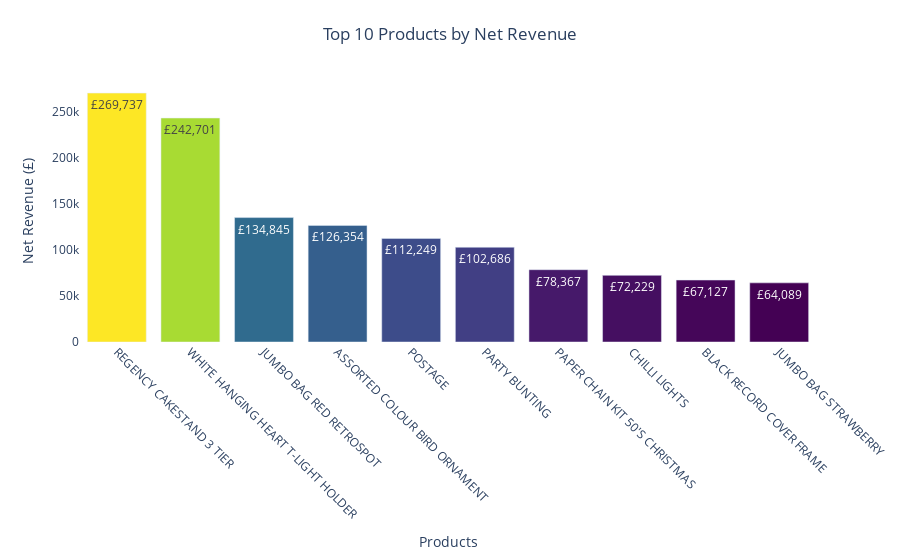
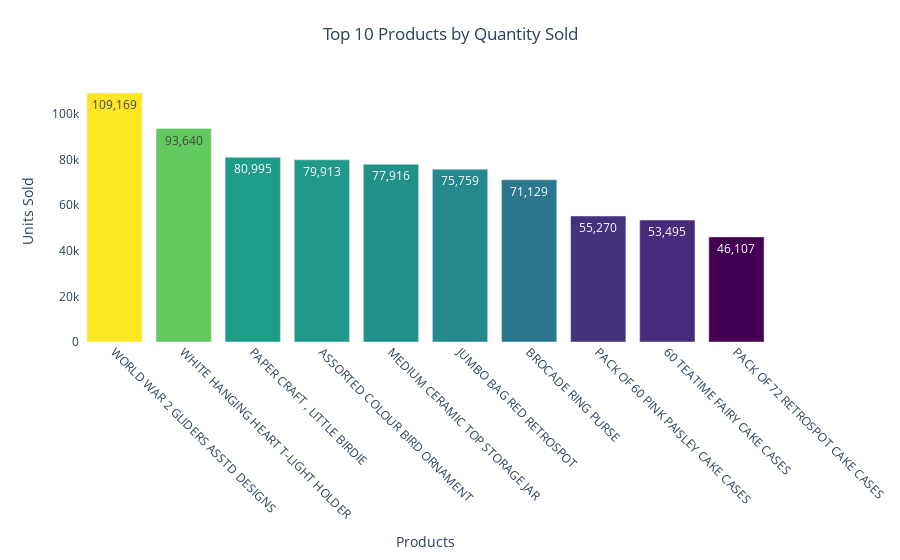
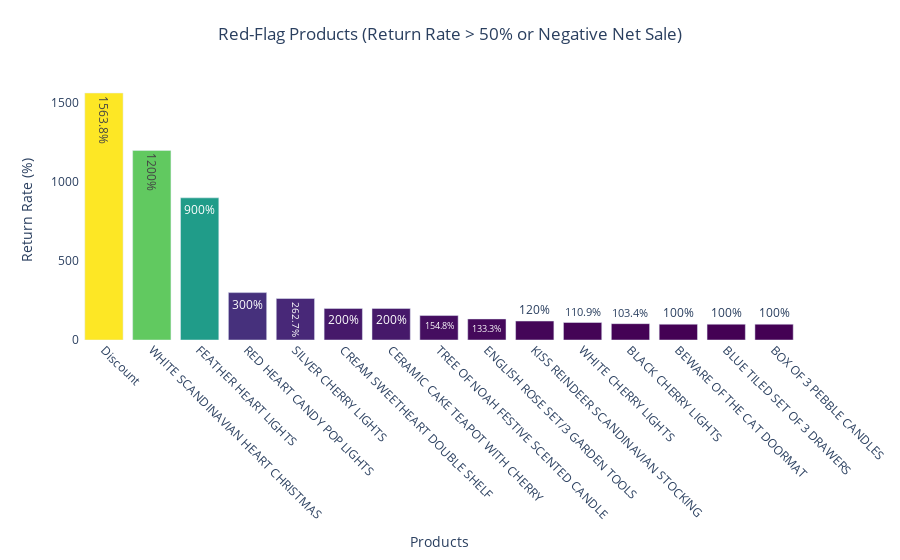

Notebook code for these charts, in order:
### Code cell
#Median Return Rate ≈ 0.29%, and 75% of products have ≤ 2.08% return rate.#
#Majority of products are not returned or rarely returned, meaning customer satisfaction is likely high.
 

palette = px.colors.sequential.Viridis

fig_rev = go.Figure(data=[
    go.Bar(
        name='Top 10 by Revenue',
        x=top_10p_byrev['Description'].astype(str),
        y=top_10p_byrev['Net sale'],
        marker=dict(color=top_10p_byrev['Net sale'], colorscale=palette),
        text=top_10p_byrev['Net sale'],
        textposition='auto',
        cliponaxis=False
    )
])

fig_rev.update_traces(texttemplate='£%{text:,.0f}', textfont_size=12)
fig_rev.update_layout(
    title='Top 10 Products by Net Revenue',
    title_x=0.5,
    xaxis_title='Products',
    yaxis_title='Net Revenue (£)',
    plot_bgcolor='white',
    showlegend=False,
    height=550,
    margin=dict(t=80, b=120)
)
fig_rev.update_xaxes(tickangle=45)
fig_rev.update_yaxes(range=[0, top_10p_byrev['Net sale'].max() * 1.15])
fig_rev.show()

fig_qty = go.Figure(data=[
    go.Bar(
        name='Top 10 by Quantity',
        x=top_10p_byqty['Description'].astype(str),
        y=top_10p_byqty['Sold'],
        marker=dict(color=top_10p_byqty['Sold'], colorscale=palette),
        text=top_10p_byqty['Sold'],
        textposition='auto',
        cliponaxis=False
    )
])

fig_qty.update_traces(texttemplate='%{text:,}', textfont_size=12)
fig_qty.update_layout(
    title='Top 10 Products by Quantity Sold',
    title_x=0.5,
    xaxis_title='Products',
    yaxis_title='Units Sold',
    plot_bgcolor='white',
    showlegend=False,
    height=550,
    margin=dict(t=80, b=120)
)
fig_qty.update_xaxes(tickangle=45)
fig_qty.update_yaxes(range=[0, top_10p_byqty['Sold'].max() * 1.15])
fig_qty.show()

fig_red = go.Figure(data=[
    go.Bar(
        name='Red-Flag Products',
        x=red_flag_products['Description'].astype(str),
        y=red_flag_products['Return Rate (%)'],
        marker=dict(color=red_flag_products['Return Rate (%)'], colorscale=palette),
        text=red_flag_products['Return Rate (%)'].round(1),
        textposition='auto',
        cliponaxis=False
    )
])

fig_red.update_traces(texttemplate='%{text}%', textfont_size=12)
fig_red.update_layout(
    title='Red-Flag Products (Return Rate > 50% or Negative Net Sale)',
    title_x=0.5,
    xaxis_title='Products',
    yaxis_title='Return Rate (%)',
    plot_bgcolor='white',
    showlegend=False,
    height=550,
    margin=dict(t=80, b=120)
)
fig_red.update_xaxes(tickangle=45)
fig_red.update_yaxes(range=[0, red_flag_products['Return Rate (%)'].max() * 1.15])
fig_red.show()

### Figure 1 — Plotly figure (JSON) as saved in the notebook; plotly's stock layout.template omitted (floating-point values rounded to 4 significant figures)
{"data": [{"cliponaxis": false, "marker": {"color": [269700.0, 242700.0, 134800.0, 126400.0, 112200.0, 102700.0, 78370.0, 72230.0, 67130.0, 64090.0], "colorscale": [[0, "#440154"], [0.1111, "#482878"], [0.2222, "#3e4989"], [0.3333, "#31688e"], [0.4444, "#26828e"], [0.5556, "#1f9e89"], [0.6667, "#35b779"], [0.7778, "#6ece58"], [0.8889, "#b5de2b"], [1, "#fde725"]]}, "name": "Top 10 by Revenue", "text": [269700.0, 242700.0, 134800.0, 126400.0, 112200.0, 102700.0, 78370.0, 72230.0, 67130.0, 64090.0], "textfont": {"size": 12}, "textposition": "auto", "texttemplate": "£%{text:,.0f}", "type": "bar", "x": ["REGENCY CAKESTAND 3 TIER", "WHITE HANGING HEART T-LIGHT HOLDER", "JUMBO BAG RED RETROSPOT", "ASSORTED COLOUR BIRD ORNAMENT", "POSTAGE", "PARTY BUNTING", "PAPER CHAIN KIT 50'S CHRISTMAS ", "CHILLI LIGHTS", "BLACK RECORD COVER FRAME", "JUMBO BAG STRAWBERRY"], "y": [269700.0, 242700.0, 134800.0, 126400.0, 112200.0, 102700.0, 78370.0, 72230.0, 67130.0, 64090.0]}], "layout": {"autosize": true, "margin": {"b": 120, "t": 80}, "plot_bgcolor": "white", "showlegend": false, "title": {"text": "Top 10 Products by Net Revenue", "x": 0.5}, "xaxis": {"autorange": true, "range": [-0.5, 9.5], "tickangle": 45, "title": {"text": "Products"}, "type": "category"}, "yaxis": {"autorange": true, "range": [0, 283900.0], "title": {"text": "Net Revenue (£)"}, "type": "linear"}}}

### Figure 2 — Plotly figure (JSON) as saved in the notebook; plotly's stock layout.template omitted (floating-point values rounded to 4 significant figures)
{"data": [{"cliponaxis": false, "marker": {"color": [109169, 93640, 80995, 79913, 77916, 75759, 71129, 55270, 53495, 46107], "colorscale": [[0, "#440154"], [0.1111, "#482878"], [0.2222, "#3e4989"], [0.3333, "#31688e"], [0.4444, "#26828e"], [0.5556, "#1f9e89"], [0.6667, "#35b779"], [0.7778, "#6ece58"], [0.8889, "#b5de2b"], [1, "#fde725"]]}, "name": "Top 10 by Quantity", "text": [109169, 93640, 80995, 79913, 77916, 75759, 71129, 55270, 53495, 46107], "textfont": {"size": 12}, "textposition": "auto", "texttemplate": "%{text:,}", "type": "bar", "x": ["WORLD WAR 2 GLIDERS ASSTD DESIGNS", "WHITE HANGING HEART T-LIGHT HOLDER", "PAPER CRAFT , LITTLE BIRDIE", "ASSORTED COLOUR BIRD ORNAMENT", "MEDIUM CERAMIC TOP STORAGE JAR", "JUMBO BAG RED RETROSPOT", "BROCADE RING PURSE ", "PACK OF 60 PINK PAISLEY CAKE CASES", "60 TEATIME FAIRY CAKE CASES", "PACK OF 72 RETROSPOT CAKE CASES"], "y": [109169, 93640, 80995, 79913, 77916, 75759, 71129, 55270, 53495, 46107]}], "layout": {"autosize": true, "margin": {"b": 120, "t": 80}, "plot_bgcolor": "white", "showlegend": false, "title": {"text": "Top 10 Products by Quantity Sold", "x": 0.5}, "xaxis": {"autorange": true, "range": [-0.5, 9.5], "tickangle": 45, "title": {"text": "Products"}, "type": "category"}, "yaxis": {"autorange": true, "range": [0, 114900.0], "title": {"text": "Units Sold"}, "type": "linear"}}}

### Figure 3 — Plotly figure (JSON) as saved in the notebook; plotly's stock layout.template omitted (floating-point values rounded to 4 significant figures)
{"data": [{"cliponaxis": false, "marker": {"color": [1564.0, 1200, 900, 300, 262.7, 200, 200, 154.8, 133.3, 120, 110.9, 103.4, 100, 100, 100], "colorscale": [[0, "#440154"], [0.1111, "#482878"], [0.2222, "#3e4989"], [0.3333, "#31688e"], [0.4444, "#26828e"], [0.5556, "#1f9e89"], [0.6667, "#35b779"], [0.7778, "#6ece58"], [0.8889, "#b5de2b"], [1, "#fde725"]]}, "name": "Red-Flag Products", "text": [1564.0, 1200, 900, 300, 262.7, 200, 200, 154.8, 133.3, 120, 110.9, 103.4, 100, 100, 100], "textfont": {"size": 12}, "textposition": "auto", "texttemplate": "%{text}%", "type": "bar", "x": ["Discount", "WHITE SCANDINAVIAN HEART CHRISTMAS", "FEATHER HEART LIGHTS", "RED HEART CANDY POP LIGHTS", "SILVER CHERRY LIGHTS", "CREAM SWEETHEART DOUBLE SHELF", "CERAMIC CAKE TEAPOT WITH CHERRY", "TREE OF NOAH FESTIVE SCENTED CANDLE", "ENGLISH ROSE SET/3 GARDEN TOOLS", "KISS REINDEER SCANDINAVIAN STOCKING", "WHITE CHERRY LIGHTS", "BLACK CHERRY LIGHTS", "BEWARE OF THE CAT DOORMAT", "BLUE TILED SET OF 3 DRAWERS", "BOX OF 3 PEBBLE CANDLES"], "y": [1564.0, 1200, 900, 300, 262.7, 200, 200, 154.8, 133.3, 120, 110.9, 103.4, 100, 100, 100]}], "layout": {"autosize": true, "margin": {"b": 120, "t": 80}, "plot_bgcolor": "white", "showlegend": false, "title": {"text": "Red-Flag Products (Return Rate > 50% or Negative Net Sale)", "x": 0.5}, "xaxis": {"autorange": true, "range": [-0.5, 14.5], "tickangle": 45, "title": {"text": "Products"}, "type": "category"}, "yaxis": {"autorange": true, "range": [0, 1646.0], "title": {"text": "Return Rate (%)"}, "type": "linear"}}}
